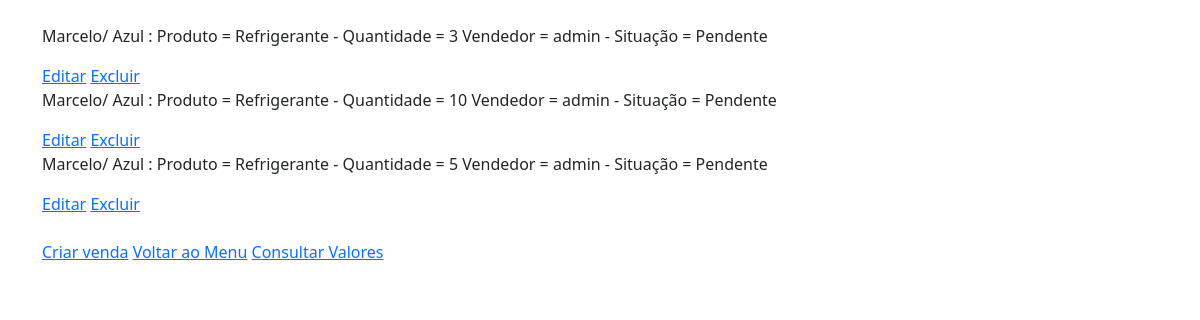
Page /vendas/ on the earlier database version.
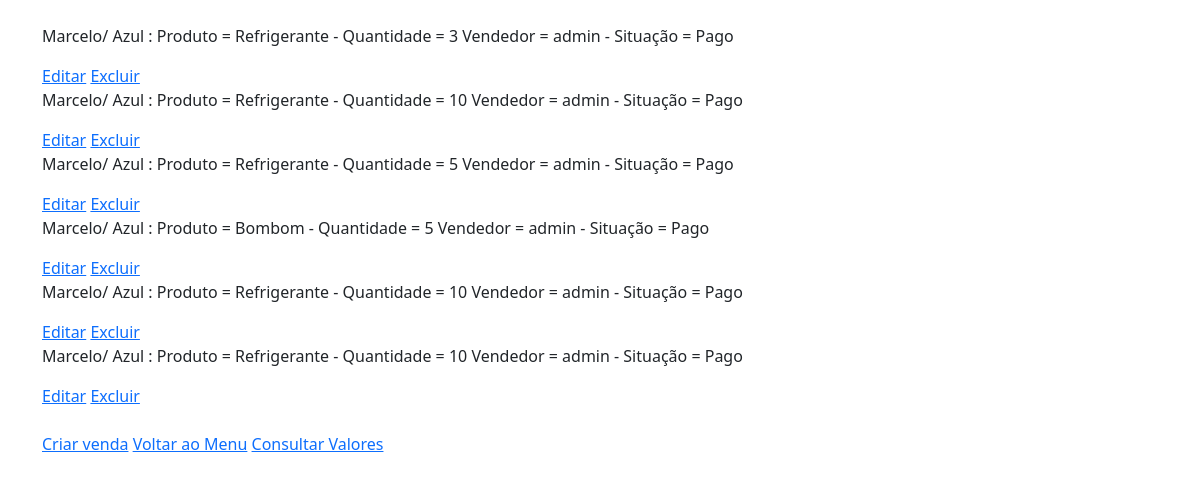
Same page on the later database version.
### vendas/models.py (models this page shows, shortened)
class Venda(models.Model):
    class FormaPagamento(models.TextChoices):
        PIX = 'PIX', 'Pix'
        DINHEIRO = 'DIN', 'Dinheiro'
        CARTAO = 'CAR', 'Cartao'
    produto = models.ForeignKey(Produto, on_delete=models.PROTECT)
    pessoa = models.ForeignKey(Pessoa, on_delete=models.PROTECT)
    quantidade = models.PositiveIntegerField()
    preco_unitario_praticado = models.DecimalField(max_digits=10, decimal_places=2)
    data_hora = models.DateTimeField(auto_now_add=True)
    usuario = models.ForeignKey(User, on_delete=models.PROTECT)
    usuario_ultima_atualizacao = models.ForeignKey(User, on_delete=models.PROTECT, null=True, blank=True, related_name='vendas_atualizadas')
    pago = models.BooleanField(default=False)
    forma_pagamento = models.CharField(choices=FormaPagamento.choices, max_length=3, blank=True)
    data_pagamento = models.DateTimeField(blank=True, null=True)

### pessoas/models.py (models this page shows, shortened)
class Pessoa(models.Model):
    class Circulo(models.TextChoices):
        VERMELHO = 'VM', 'Vermelho'
        AZUL = 'AZ', 'Azul'
        AMARELO = 'AM', 'Amarelo'
        LARANJA = 'LA', 'Laranja'
        VERDE = 'VD', 'Verde'
    nome = models.CharField(max_length=50)
    circulo = models.CharField(max_length=2, choices=Circulo.choices, blank=True, null=True)

### produtos/models.py (models this page shows, shortened)
class Produto(models.Model):
    nome = models.CharField(max_length=30)
    preco_padrao = models.DecimalField(max_digits=10, decimal_places=2)

### vendas/views.py (the view)
# urls.py: path('', views.listar_vendas, name='listar_vendas'),
def listar_vendas(request):
    vendas = Venda.objects.select_related('produto', 'pessoa','usuario').all()
    return render(request, 'vendas/listar.html', {'vendas': vendas})

### vendas/templates/vendas/listar.html
{% extends 'base.html' %}
{% block content %}
    {% for venda in vendas %}
<p> {{venda.pessoa.nome}}/{% if venda.pessoa.circulo %}  {{venda.pessoa.get_circulo_display}} {% else %}  Sem circulo {% endif %}: Produto = {{venda.produto.nome}} - Quantidade = {{venda.quantidade}} Vendedor = {{venda.usuario}} - Situação = {% if venda.pago %}  Pago {% else %}  Pendente {% endif %} </p> <a href="{% url 'editar_venda' venda.id %}">Editar</a>   <a href="{% url 'excluir_venda' venda.id %}">Excluir</a>
    {% endfor %}
    <br> <br>
    <a href="{% url 'criar_venda'%}">Criar venda</a> <a href="{% url 'home'%}">Voltar ao Menu</a> <a href="{% url 'buscar_pessoas'%}">Consultar Valores</a>
{% endblock %}

### templates/base.html (shortened to what this page needs)
<!DOCTYPE html>
<html lang="pt-br">
<head>
    <link href="https://cdn.jsdelivr.net/npm/bootstrap@5.3.3/dist/css/bootstrap.min.css" rel="stylesheet">
</head>
<body>
    <div class="container mt-4">
        {% block content %}
        {% endblock %}
    </div>
</body>
</html>

Differences in the rows shown:
changed Venda (number 1 of 6 on the later page): pago "Pendente" → "Pago"
changed Venda (number 2 of 6 on the later page): pago "Pendente" → "Pago"
changed Venda (number 3 of 6 on the later page): pago "Pendente" → "Pago"
added Venda: pessoa.nome "Marcelo", pessoa.circulo "Azul", produto.nome "Bombom", quantidade "5", usuario "admin", pago "Pago"
added Venda: pessoa.nome "Marcelo", pessoa.circulo "Azul", produto.nome "Refrigerante", quantidade "10", usuario "admin", pago "Pago"
added Venda: pessoa.nome "Marcelo", pessoa.circulo "Azul", produto.nome "Refrigerante", quantidade "10", usuario "admin", pago "Pago"
